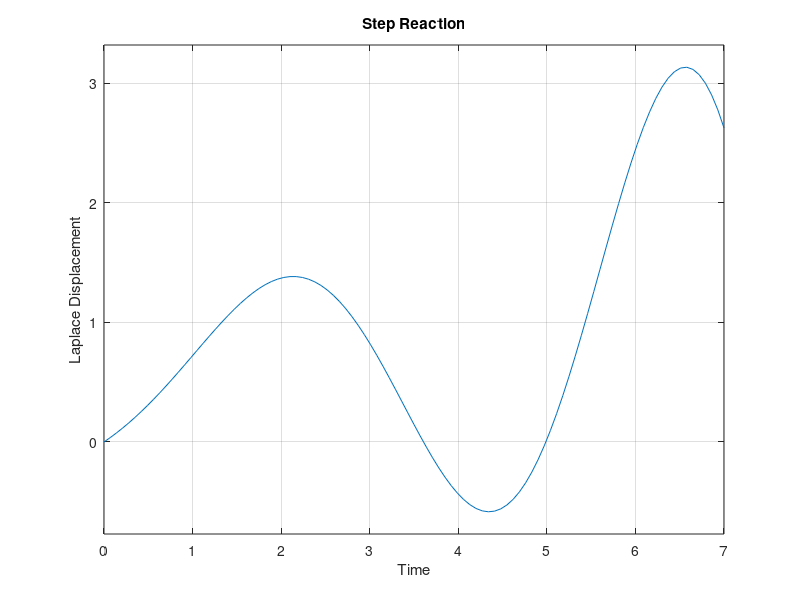

This figure's MATLAB source:
% Talking about Transfer functions or Zero-Pole-Gain functions

num = [1 3 5 7];

den = [2 4 6 8 10];

% this creates the transfer function
G = tf(num, den);

% this gets rid of redundant zeros or poles
Gout = minreal(G);

subplot(1,2,1);
impulse(Gout, 7); %can use impulse(sys, tfin) where tfin is the time finished
% instead of tfin can also use a time vector
title('Impulse Reaction');
xlabel('Time');
ylabel('Laplace Displacement');

subplot(1,2,2);
step(Gout, 7);
title('Step Reaction');
xlabel('Time');
ylabel('Laplace Displacement');
